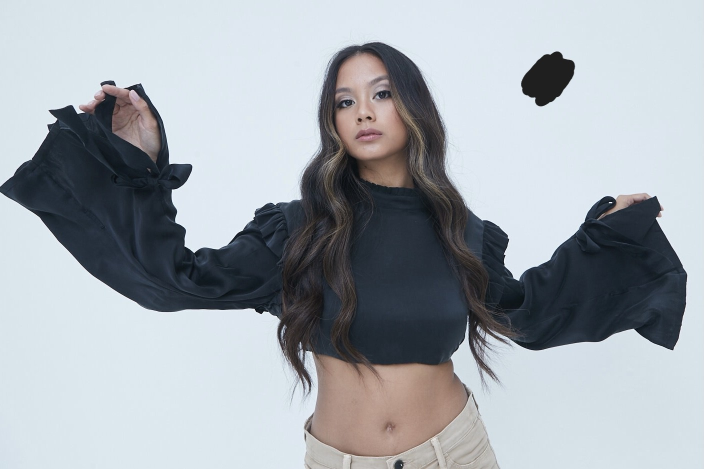
#> input picture Garcia_Inpaiting.jpg, 1407 x 938 px (shown at 1/2 size)
$ python Inpainting.py
#> lines starting #> are read from the running program, lines starting #| are printed output that depends on the picture
import numpy as np
import matplotlib.pyplot as plt
from skimage.restoration import inpaint
from skimage.transform import resize
from skimage import color


defect_image = plt.imread(r"Garcia_Inpaiting.jpg")
#> defect_image is the input picture: shape (938, 1407, 3); mean R, G, B 162, 168.2, 174.3
defect_image = resize(defect_image, (512, 512))
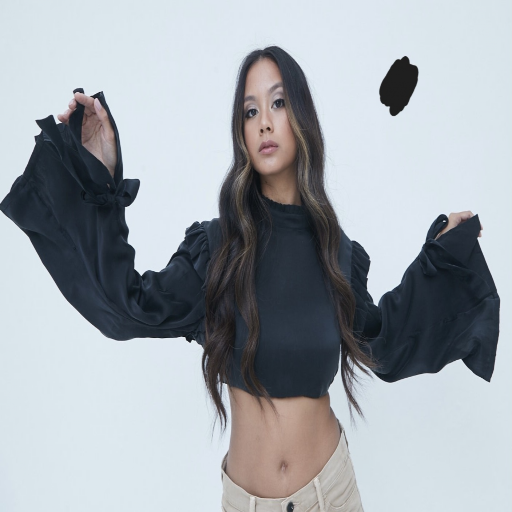
#> defect_image: shape (512, 512, 3) float64; mean R, G, B 0.635, 0.66, 0.683

mask = np.zeros((512, 512), dtype=bool)

mask[30:200, 350:500] = True

mask
restored_image = inpaint.inpaint_biharmonic(defect_image, mask, channel_axis=-1)


def plot_comparison(original, restored, title):
#> called with title = 'Restored Image'
    fig, axes = plt.subplots(1, 2, figsize=(12, 6))
    ax = axes.ravel()
    ax[0].imshow(original)
    ax[0].set_title('Original Image')
    ax[1].imshow(restored)
    ax[1].set_title(title)
    for a in ax:
        a.axis('off')
    plt.tight_layout()
    plt.show()
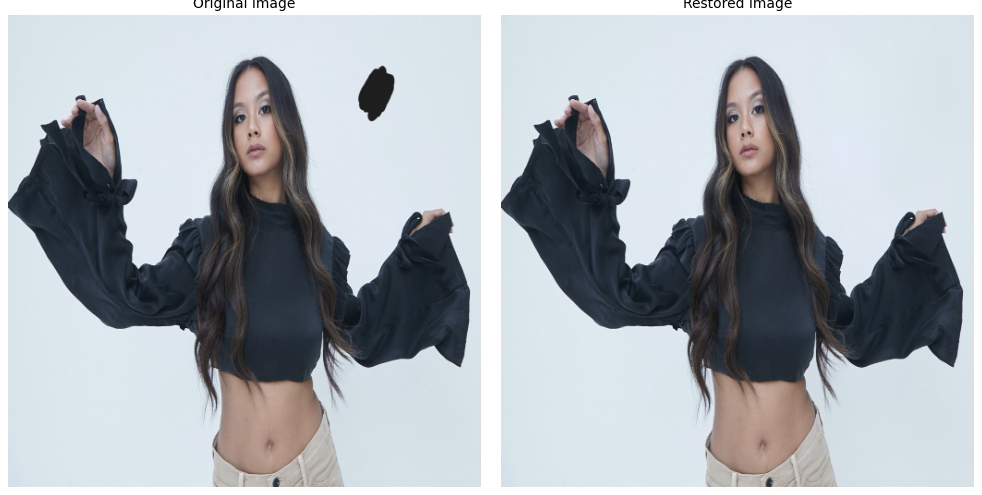
#> figure drawn by matplotlib, 2 panels


plot_comparison(defect_image, restored_image, 'Restored Image')
